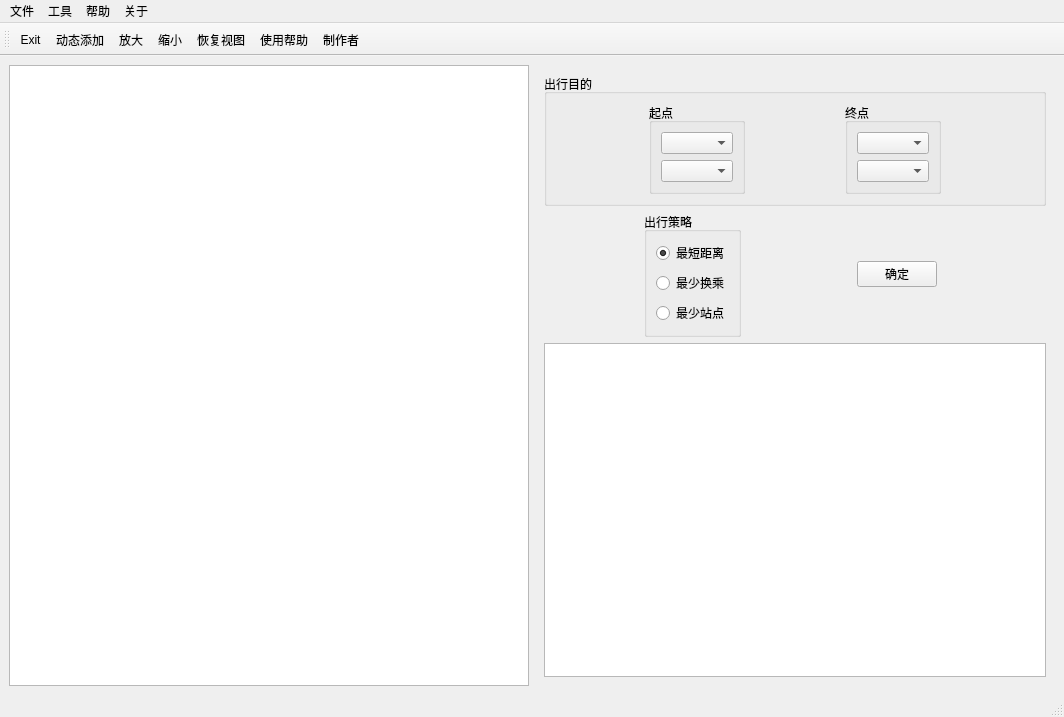
<?xml version="1.0" encoding="UTF-8"?>
<ui version="4.0">
 <class>MainWindow</class>
 <widget class="QMainWindow" name="MainWindow">
  <property name="geometry">
   <rect>
    <x>0</x>
    <y>0</y>
    <width>1064</width>
    <height>717</height>
   </rect>
  </property>
  <property name="windowTitle">
   <string>MainWindow</string>
  </property>
  <widget class="QWidget" name="centralwidget">
   <property name="minimumSize">
    <size>
     <width>700</width>
     <height>500</height>
    </size>
   </property>
   <layout class="QHBoxLayout" name="horizontalLayout">
    <item>
     <widget class="MySubwayView" name="subwayView">
      <property name="minimumSize">
       <size>
        <width>0</width>
        <height>0</height>
       </size>
      </property>
     </widget>
    </item>
    <item>
     <widget class="QWidget" name="widget_3" native="true">
      <property name="maximumSize">
       <size>
        <width>600</width>
        <height>16777215</height>
       </size>
      </property>
      <layout class="QVBoxLayout" name="verticalLayout">
       <item>
        <widget class="QGroupBox" name="groupBox_2">
         <property name="title">
          <string>出行目的</string>
         </property>
         <layout class="QHBoxLayout" name="horizontalLayout_3">
          <item>
           <spacer name="horizontalSpacer">
            <property name="orientation">
             <enum>Qt::Horizontal</enum>
            </property>
            <property name="sizeHint" stdset="0">
             <size>
              <width>40</width>
              <height>20</height>
             </size>
            </property>
           </spacer>
          </item>
          <item>
           <widget class="QGroupBox" name="groupBox_3">
            <property name="title">
             <string>起点</string>
            </property>
            <layout class="QVBoxLayout" name="verticalLayout_4">
             <item>
              <widget class="QComboBox" name="startLine"/>
             </item>
             <item>
              <widget class="QComboBox" name="startStation"/>
             </item>
            </layout>
           </widget>
          </item>
          <item>
           <spacer name="horizontalSpacer_2">
            <property name="orientation">
             <enum>Qt::Horizontal</enum>
            </property>
            <property name="sizeHint" stdset="0">
             <size>
              <width>40</width>
              <height>20</height>
             </size>
            </property>
           </spacer>
          </item>
          <item>
           <widget class="QGroupBox" name="groupBox_4">
            <property name="title">
             <string>终点</string>
            </property>
            <layout class="QVBoxLayout" name="verticalLayout_5">
             <item>
              <widget class="QComboBox" name="endLine"/>
             </item>
             <item>
              <widget class="QComboBox" name="endStation"/>
             </item>
            </layout>
           </widget>
          </item>
          <item>
           <spacer name="horizontalSpacer_3">
            <property name="orientation">
             <enum>Qt::Horizontal</enum>
            </property>
            <property name="sizeHint" stdset="0">
             <size>
              <width>40</width>
              <height>20</height>
             </size>
            </property>
           </spacer>
          </item>
         </layout>
        </widget>
       </item>
       <item>
        <layout class="QHBoxLayout" name="horizontalLayout_2">
         <item>
          <spacer name="horizontalSpacer_5">
           <property name="orientation">
            <enum>Qt::Horizontal</enum>
           </property>
           <property name="sizeHint" stdset="0">
            <size>
             <width>40</width>
             <height>20</height>
            </size>
           </property>
          </spacer>
         </item>
         <item>
          <widget class="QGroupBox" name="groupBox">
           <property name="title">
            <string>出行策略</string>
           </property>
           <layout class="QVBoxLayout" name="verticalLayout_2">
            <item>
             <widget class="QRadioButton" name="minDistanceBtn">
              <property name="text">
               <string>最短距离</string>
              </property>
              <property name="checked">
               <bool>true</bool>
              </property>
             </widget>
            </item>
            <item>
             <widget class="QRadioButton" name="minTransferBtn">
              <property name="text">
               <string>最少换乘</string>
              </property>
              <property name="checked">
               <bool>false</bool>
              </property>
             </widget>
            </item>
            <item>
             <widget class="QRadioButton" name="minStationBtn">
              <property name="text">
               <string>最少站点</string>
              </property>
             </widget>
            </item>
           </layout>
          </widget>
         </item>
         <item>
          <spacer name="horizontalSpacer_4">
           <property name="orientation">
            <enum>Qt::Horizontal</enum>
           </property>
           <property name="sizeHint" stdset="0">
            <size>
             <width>40</width>
             <height>20</height>
            </size>
           </property>
          </spacer>
         </item>
         <item>
          <widget class="QWidget" name="widget" native="true">
           <layout class="QVBoxLayout" name="verticalLayout_3">
            <item>
             <widget class="QPushButton" name="confirmBtn">
              <property name="text">
               <string>确定</string>
              </property>
             </widget>
            </item>
           </layout>
          </widget>
         </item>
         <item>
          <spacer name="horizontalSpacer_6">
           <property name="orientation">
            <enum>Qt::Horizontal</enum>
           </property>
           <property name="sizeHint" stdset="0">
            <size>
             <width>40</width>
             <height>20</height>
            </size>
           </property>
          </spacer>
         </item>
        </layout>
       </item>
       <item>
        <widget class="QTextBrowser" name="textBrowser"/>
       </item>
      </layout>
     </widget>
    </item>
   </layout>
  </widget>
  <widget class="QMenuBar" name="menubar">
   <property name="geometry">
    <rect>
     <x>0</x>
     <y>0</y>
     <width>1064</width>
     <height>21</height>
    </rect>
   </property>
   <widget class="QMenu" name="menu">
    <property name="title">
     <string>文件</string>
    </property>
    <addaction name="exitAction"/>
    <addaction name="separator"/>
   </widget>
   <widget class="QMenu" name="menu_2">
    <property name="title">
     <string>工具</string>
    </property>
    <addaction name="addAction"/>
    <addaction name="separator"/>
    <addaction name="zoomoutAction"/>
    <addaction name="separator"/>
    <addaction name="zoominAction"/>
    <addaction name="separator"/>
    <addaction name="recoverAction"/>
    <addaction name="separator"/>
   </widget>
   <widget class="QMenu" name="menu_3">
    <property name="title">
     <string>帮助</string>
    </property>
    <addaction name="helpAction"/>
    <addaction name="separator"/>
   </widget>
   <widget class="QMenu" name="menu_4">
    <property name="title">
     <string>关于</string>
    </property>
    <addaction name="aboutMakerAction"/>
    <addaction name="separator"/>
    <addaction name="separator"/>
   </widget>
   <addaction name="menu"/>
   <addaction name="menu_2"/>
   <addaction name="menu_3"/>
   <addaction name="menu_4"/>
  </widget>
  <widget class="QToolBar" name="toolBar">
   <property name="windowTitle">
    <string>toolBar</string>
   </property>
   <attribute name="toolBarArea">
    <enum>TopToolBarArea</enum>
   </attribute>
   <attribute name="toolBarBreak">
    <bool>false</bool>
   </attribute>
   <addaction name="exitAction"/>
   <addaction name="addAction"/>
   <addaction name="zoomoutAction"/>
   <addaction name="zoominAction"/>
   <addaction name="recoverAction"/>
   <addaction name="helpAction"/>
   <addaction name="aboutMakerAction"/>
  </widget>
  <widget class="QStatusBar" name="statusBar"/>
  <action name="exitAction">
   <property name="icon">
    <iconset resource="res.qrc">
     <normaloff>:/icon/icon/exit.jpeg</normaloff>:/icon/icon/exit.jpeg</iconset>
   </property>
   <property name="text">
    <string>Exit</string>
   </property>
   <property name="toolTip">
    <string>退出程序</string>
   </property>
  </action>
  <action name="addAction">
   <property name="icon">
    <iconset resource="res.qrc">
     <normaloff>:/icon/icon/add.jpeg</normaloff>:/icon/icon/add.jpeg</iconset>
   </property>
   <property name="text">
    <string>动态添加</string>
   </property>
   <property name="toolTip">
    <string>动态添加线路</string>
   </property>
  </action>
  <action name="zoomoutAction">
   <property name="icon">
    <iconset resource="res.qrc">
     <normaloff>:/icon/icon/zoomOut.jpg</normaloff>:/icon/icon/zoomOut.jpg</iconset>
   </property>
   <property name="text">
    <string>放大</string>
   </property>
   <property name="toolTip">
    <string>放大视图</string>
   </property>
  </action>
  <action name="zoominAction">
   <property name="icon">
    <iconset resource="res.qrc">
     <normaloff>:/icon/icon/zoomIn.jpg</normaloff>:/icon/icon/zoomIn.jpg</iconset>
   </property>
   <property name="text">
    <string>缩小</string>
   </property>
   <property name="toolTip">
    <string>缩小视图</string>
   </property>
  </action>
  <action name="recoverAction">
   <property name="icon">
    <iconset resource="res.qrc">
     <normaloff>:/icon/icon/graph.jpeg</normaloff>:/icon/icon/graph.jpeg</iconset>
   </property>
   <property name="text">
    <string>恢复视图</string>
   </property>
  </action>
  <action name="helpAction">
   <property name="icon">
    <iconset resource="res.qrc">
     <normaloff>:/icon/icon/help.jpeg</normaloff>:/icon/icon/help.jpeg</iconset>
   </property>
   <property name="text">
    <string>使用帮助</string>
   </property>
  </action>
  <action name="aboutMakerAction">
   <property name="icon">
    <iconset resource="res.qrc">
     <normaloff>:/icon/icon/about.jpeg</normaloff>:/icon/icon/about.jpeg</iconset>
   </property>
   <property name="text">
    <string>制作者</string>
   </property>
  </action>
 </widget>
 <customwidgets>
  <customwidget>
   <class>MySubwayView</class>
   <extends>QGraphicsView</extends>
   <header>mysubwayview.h</header>
  </customwidget>
 </customwidgets>
 <resources>
  <include location="res.qrc"/>
 </resources>
 <connections/>
</ui>
